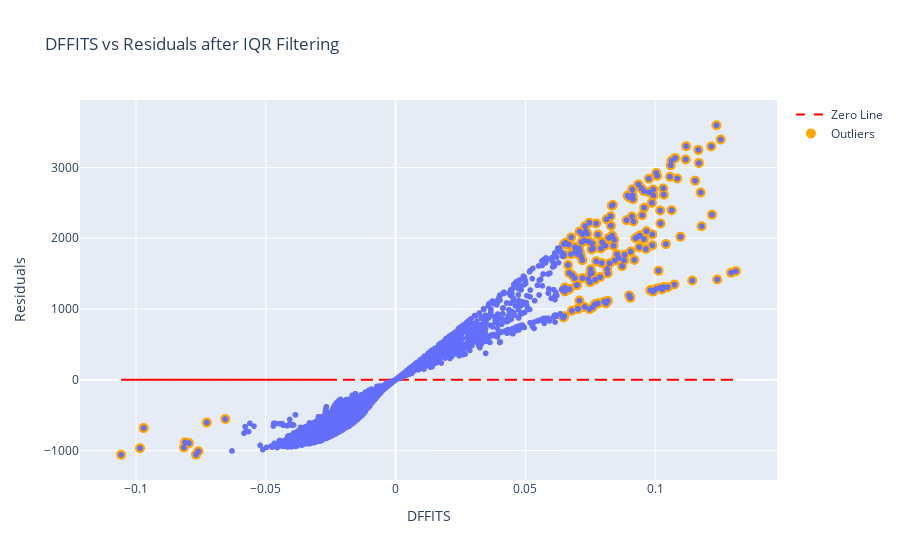

Write notebook code for a chart like this one.
### Code cell
# Plotting DFFITS after IQR filtering
fig_dffits_noOutliers = px.scatter(x=dffits, y=model_noOutliers.resid, title='DFFITS vs Residuals after IQR Filtering', labels={'x': 'DFFITS', 'y': 'Residuals'})
fig_dffits_noOutliers.add_scatter(x=dffits, y=[0]*len(dffits), mode='lines', name='Zero Line', line=dict(color='red', dash='dash'))
fig_dffits_noOutliers.add_scatter(x=dffits[outliers_dffits_noOutliers], y=model_noOutliers.resid[outliers_dffits_noOutliers], mode='markers', name='Outliers', marker=dict(color='orange', size=10))
fig_dffits_noOutliers.show()

### Figure 1 — Plotly figure (JSON) as saved in the notebook; plotly's stock layout.template omitted (floating-point values rounded to 4 significant figures; data arrays with more than 128 entries replaced by an {"elided": "..."} marker saying what was removed)
{"data": [{"hovertemplate": "DFFITS=%{x}<br>Residuals=%{y}<extra></extra>", "legendgroup": "", "marker": {"color": "#636efa", "symbol": "circle"}, "mode": "markers", "name": "", "showlegend": false, "type": "scattergl", "x": {"elided": "2742 float values"}, "xaxis": "x", "y": {"elided": "2742 float values"}, "yaxis": "y"}, {"line": {"color": "red", "dash": "dash"}, "mode": "lines", "name": "Zero Line", "type": "scatter", "x": {"elided": "2742 float values"}, "y": {"elided": "2742 int values"}}, {"marker": {"color": "orange", "size": 10}, "mode": "markers", "name": "Outliers", "type": "scatter", "x": {"elided": "173 float values"}, "y": {"elided": "173 float values"}}], "layout": {"legend": {"tracegroupgap": 0}, "title": {"text": "DFFITS vs Residuals after IQR Filtering"}, "xaxis": {"anchor": "y", "domain": [0, 1], "title": {"text": "DFFITS"}}, "yaxis": {"anchor": "x", "domain": [0, 1], "title": {"text": "Residuals"}}}}
